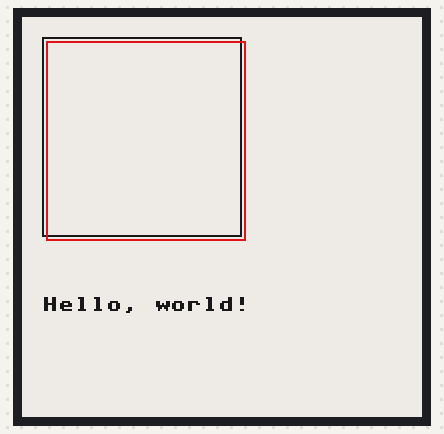
Simulated run of this program. Board: Raspberry Pi Pico running MicroPython. On the bench: 200×200 colour display. An e-paper refresh takes a nominal 2 s (0.4 s partial, 12 s with colour); library files of the repository ran but are not shown: epd1in54b_V2.py; what the program prints to the serial console is not drawn. At 14.0 s the program stops and its outputs stay as they are.

Above: at 14.1 s.

The program:

epaper.py
```python
from machine import Pin, SPI
from epd1in54b_V2 import EPD
import framebuf

buf = bytearray(int(200 * 200 / 8))
fbuf = framebuf.FrameBuffer(buf, 200, 200, framebuf.MONO_HLSB)

bufr = bytearray(int(200 * 200 / 8))
fbufr = framebuf.FrameBuffer(bufr, 200, 200, framebuf.MONO_HLSB)

fbuf.rect(10,10,100,100,1)
fbufr.rect(12,12,100,100,1)

print(1)

spi = SPI(0, sck=Pin(18), mosi=Pin(19), miso=Pin(16))
epd = EPD(spi, dc=Pin(21), rst=Pin(22), cs=Pin(20), busy=Pin(26))
epd.init()
fbuf.text("Hello, world!", 10,140)
epd.display(buf, bufr)

print(2)
    
```
